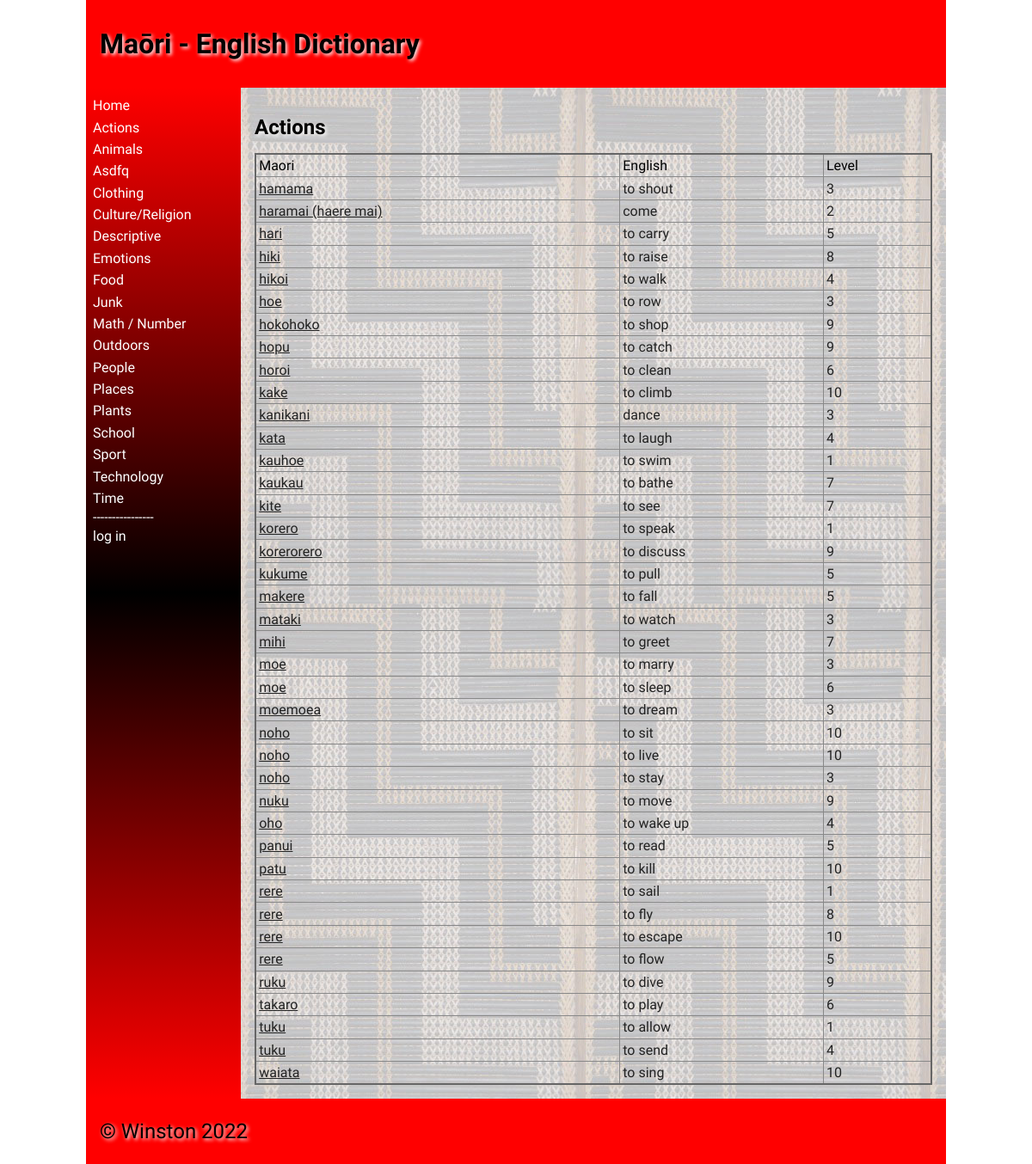
Before: /category/1 with the older database file.
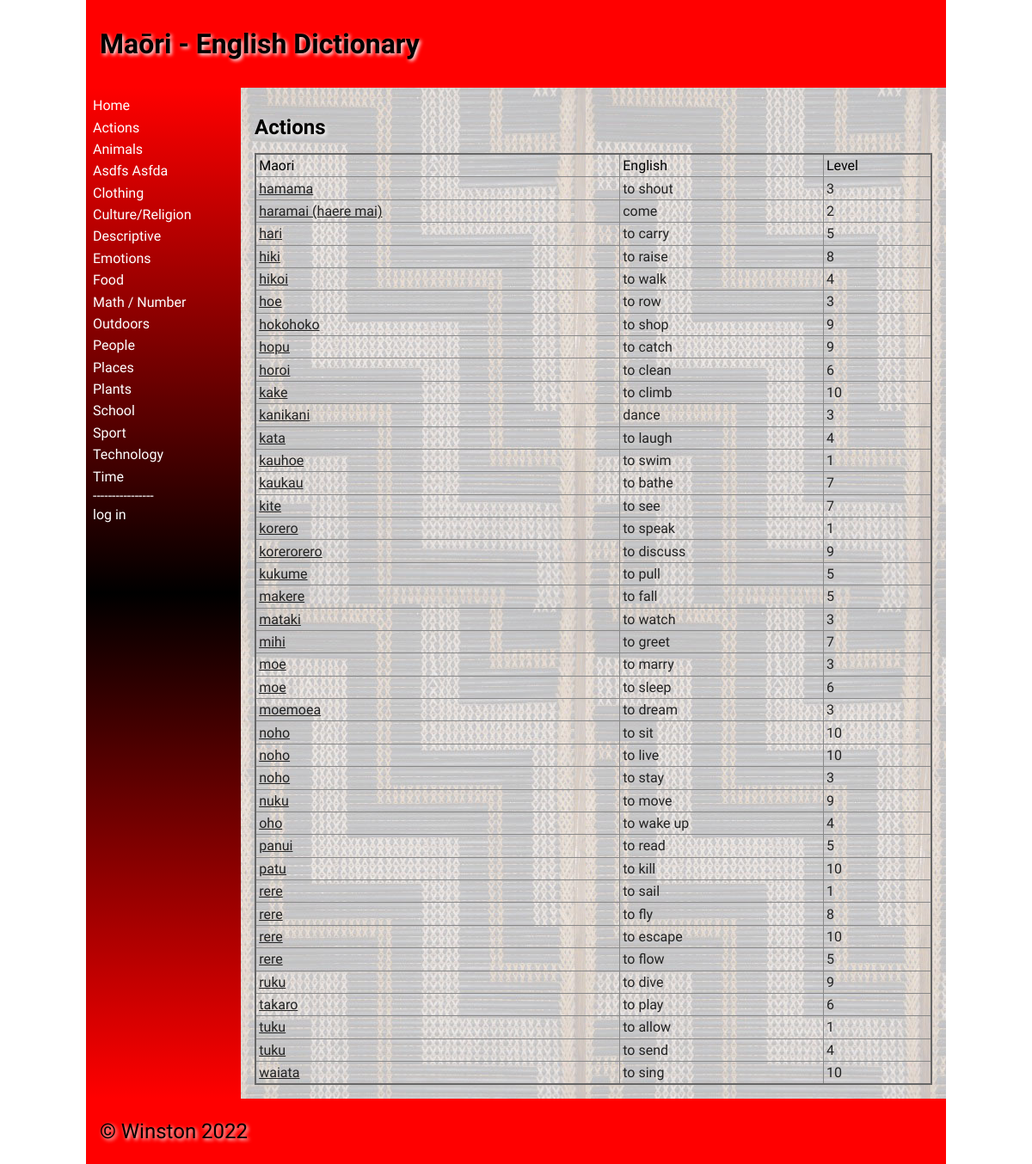
After: the same page with the newer database file.
### tables this page shows
CREATE TABLE category
(
	id integer
		constraint category_pk
			primary key autoincrement,
	category varchar(30)
);

CREATE TABLE "wordbank"
(
    id             integer
        constraint wordbank_pk
            primary key autoincrement,
    maori          varchar(30),
    english        varchar(30),
    categories     integer
        references category
            on delete cascade,
    definition     varchar(200),
    level          integer,
    image          varchar(30),
    date           datetime,
    user           integer
        references login,
    last_modify_by int
        references login,
    editted_date   datetime
);

### app.py (the view, shortened to what this page needs)
@app.route('/category/<category_id>', methods=['POST', 'GET'])
def category_pages(category_id):      # rendering the category pages
    error = request.args.get('error')  # gets the error data from url
    confirmation = str(request.args.get('confirmation'))  # gets the confirmation data from url
    try:
        category_id = int(category_id)  # checks if there is this category page
    except ValueError:  # if not, redirects them to home
        print("{} is not an integer".format(category_id))
        return redirect("/")
    if real_page(categories(), category_id, 1):  # checks if it is real page
        return redirect('/')
    if error is None:
        error = ""
    return render_template("category.html", wordlist=wordbank_list(), categories=categories(), category_id=category_id,
                           logged_in=is_logged_in(), is_admin=is_admin(), confirmation=confirmation, error=error)

### app.py (called while the page is built)
def create_connection(db_file):  # creates the general function to connect to the database
    try:
        connection = sqlite3.connect(db_file)
        connection.execute('pragma foreign_keys=ON')
        return connection
    except Error as error:
        print(error)
    return None

def is_logged_in():  # creates the function to show if someone is logged in
    if session.get('email') is None:
        print("not logged in ")
        return False
    else:
        print("logged in")
        return True

def is_admin():  # creates the function to show if someone has admin rights
    if session.get('admin') != 1:
        print("denied")
        return False
    else:
        return True

def categories():  # queries category and id columns into a list
    con = create_connection(DATABASE)
    query = "SELECT category,id FROM category ORDER BY category ASC"
    cur = con.cursor()
    cur.execute(query)
    category_list = cur.fetchall()
    con.close()
    return category_list

def real_page(list, id, id_postsition):  # checks if the page is a real page
    for i in list:
        if i[id_postsition] == id:
            break
    else:
        return True

### templates/category.html (shortened to what this page needs)
{% extends 'base.html' %}
{% block heading %}Maōri - English Dictionary{% endblock %}
{% block main %}
    {% for category in categories %}
        {%  if category[1] == category_id %}
            <h2>{{ category[0] }}</h2>
        {% endif %}
    {% endfor %}
<table>
            <thead>
                <tr>
                    <td>Maori</td>
                    <td>English</td>
                    <td>Level</td>
                </tr>
            </thead>
            <tbody>
            {% for wordbank in wordlist %}
                {%  if wordbank[3] == category_id %}
                <tr>
                    <td><a href = "/word/{{ wordbank[0] }}">{{ wordbank[1] }}</a></td>
                    <td><a>{{ wordbank[2] }}</a></td>
                    <td><a>{{ wordbank[5] }}</a></td>
                </tr>
                {% endif %}
            {% endfor %}
            </tbody>
    </table>
{% endblock %}

### templates/base.html (shortened to what this page needs)
<!doctype html>
<html lang="en">
<head>
	<link href="{{ url_for('static', filename='css/style.css') }}" rel="stylesheet">
</head>
<body>
	<div id="container">
		<header>
			<h1>{% block heading %}{% endblock %}</h1>
		</header>
		<nav>
			<ul>
                <li><a href="\">Home</a></li>
                {% for category in categories %}
                    <li><a href="/category/{{ category[1] }}">{{ category[0] }}</a></li>
                {% endfor %}
                <div class = 'seperator'> ---------------- </div>
                {% if logged_in %}
                     <li><a href = "/logout">log out</a></li>
                {% else %}
                    <li><a href = "/login">log in</a></li>
                {% endif %}
			</ul>
		</nav>
		<main>
            {% block main%}{% endblock %}
        </main>
		<footer>
			<p>
				&copy; Winston 2022
			</p>
		</footer>
	</div>
</body>
</html>

Changed rows visible on the page:
removed category: category "Asdfq", shown under "Maōri - English Dictionary"
removed category: category "Junk", shown under "Maōri - English Dictionary"
added category: category "Asdfs Asfda", shown under "Maōri - English Dictionary"
